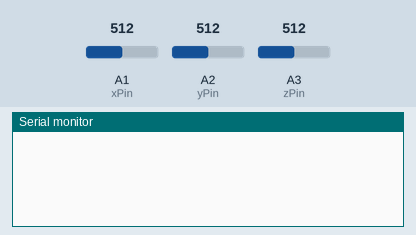
A sketch run on a simulated Arduino Uno, built with avr-gcc and run on an emulated ATmega328P. Parts: the last lines printed to the serial monitor. The inputs (shaded band) are chosen by the test bench; at power-on: A1 (xPin) = 512, A2 (yPin) = 512, A3 (zPin) = 512.

Above: at 1.2 s.
1.3 s: A1 (xPin) set to 900
At 2.5 s:
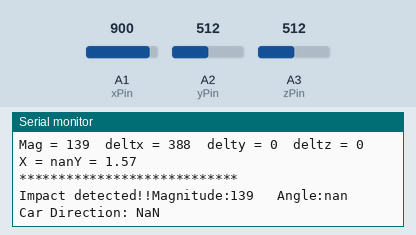
2.8 s: A2 (yPin) set to 900
At 2.87 s:
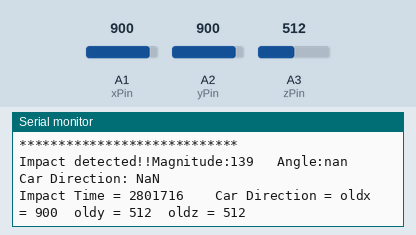
4.4 s: A3 (zPin) set to 900
At 5.2 s:
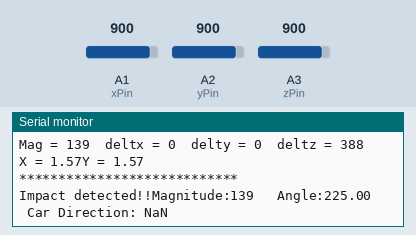
6.1 s: A1 (xPin) set to 1023
At 6.28 s:
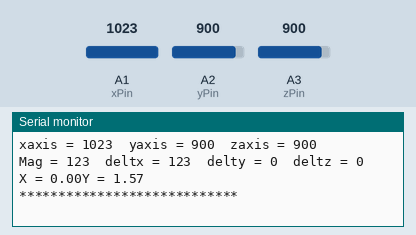
7.6 s: A2 (yPin) set to 1023
At 7.78 s:
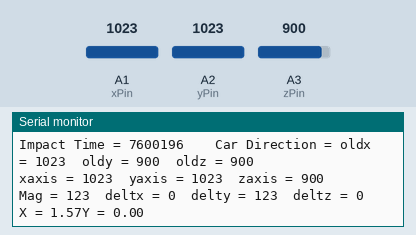
9.1 s: A3 (zPin) set to 1023
At 9.24 s:
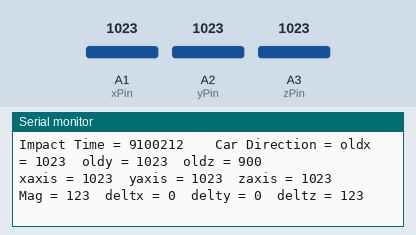
Timing chart, 0 to 11.6 s (numbered marks = the images above; inputs shaded):
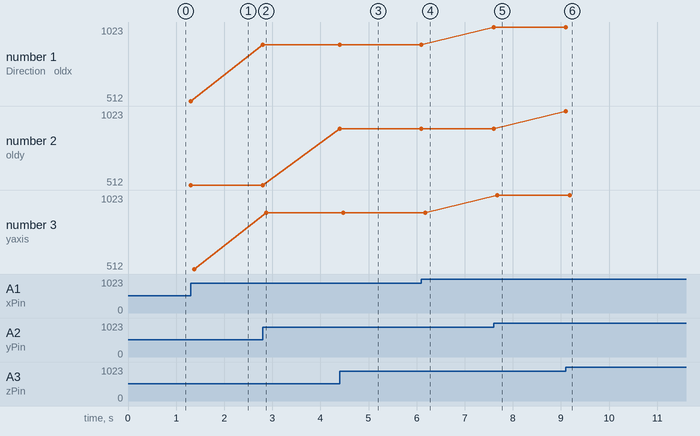

Measured:
- after the input at 1.3 s, the serial monitor: prints a new line at once (image 1)
- after the input at 2.8 s, the serial monitor: prints a new line at once (image 2)
- after the input at 4.4 s, the serial monitor: prints a new line at once (image 3)
- after the input at 6.1 s, the serial monitor: prints a new line at once (image 4)
- after the input at 7.6 s, the serial monitor: prints a new line at once (image 5)
- after the input at 9.1 s, the serial monitor: prints a new line at once (image 6)

The sketch:

algorithm-test.ino
```cpp
#include <math.h>
//--------------------------------------------------------------
#define xPin A1
#define yPin A2
#define zPin A3
//--------------------------------------------------------------

byte updateflag;

int xaxis = 0, yaxis = 0, zaxis = 0;
int deltx = 0, delty = 0, deltz = 0;
int vibration = 0, magnitude = 0, sensitivity = 45, devibrate = 75;
double angle;
//Used to run impact routine every 2mS.
unsigned long time1;
//--------------------------------------------------------------


void setup()
{
  //--------------------------------------------------------------
  Serial.begin(9600);
  //--------------------------------------------------------------
  time1 = micros();
  //Serial.print("time1 = "); Serial.println(time1);
  //--------------------------------------------------------------
}

void loop()
{
  //--------------------------------------------------------------
  //call impact routine every 2mS
  if (micros() - time1 > 1999) Impact();
  //--------------------------------------------------------------
  if(updateflag > 0)
  {
    updateflag=0;
    Serial.print("Impact detected!!");
    Serial.print("Magnitude:"); Serial.print(magnitude);
    Serial.print("\t Angle:"); Serial.print(angle, 2);
    Serial.print("\t Car Direction: NaN");
    Serial.println();
  }
  //--------------------------------------------------------------

}


void Impact()
{
  //--------------------------------------------------------------
  /*
  //Calibration testing. Accelerometer is calibrated correctly x ~0 y ~0 z ~9.8
  Serial.print("X: "); Serial.print(event.acceleration.x); Serial.print(" ");
  Serial.print("Y: "); Serial.print(event.acceleration.y); Serial.print(" ");
  Serial.print("Z: "); Serial.print(event.acceleration.z); Serial.print(" ");Serial.println("m/s^2 ");
  */
  //--------------------------------------------------------------
  time1 = micros(); // resets time value
  //--------------------------------------------------------------
  int oldx = xaxis; //store previous axis readings for comparison
  int oldy = yaxis;
  int oldz = zaxis;

  //Serial.print("current time = "); Serial.print(micros()); Serial.print("\toldx = "); Serial.print(oldx); Serial.print("\toldy = "); Serial.print(oldy); Serial.print("\toldz = "); Serial.println(oldz);
  //--------------------------------------------------------------
  vibration--; // loop counter prevents false triggering. Vibration resets if there is an impact. Don't detect new changes until that "time" has passed.
  //Serial.print("Vibration = "); Serial.println(vibration);
  if(vibration < 0) vibration = 0;
  //Serial.println("Vibration Reset!");
  //Serial.println("****************************");
  //--------------------------------------------------------------
  xaxis = analogRead(xPin);
  yaxis = analogRead(yPin);
  zaxis = analogRead(zPin);

  //Serial.print("current time = "); Serial.print(micros()); Serial.print("\txaxis = "); Serial.print(xaxis); Serial.print("\tyaxis = "); Serial.print(yaxis); Serial.print("\tzaxis = "); Serial.println(zaxis);
  //Serial.println("****************************");
  //--------------------------------------------------------------
  if(vibration > 0) return;
  //--------------------------------------------------------------
  deltx = xaxis - oldx;
  delty = yaxis - oldy;
  deltz = zaxis - oldz;

  //Magnitude to calculate force of impact.
  magnitude = sqrt(sq(deltx) + sq(delty) + sq(deltz));
  //NNNNNNNNNNNNNNNNNNNNNNNNNNNNNNNNNNNNNNNNNNNNNNNNNNNNNNNNNNNNNNNNNNNNNNNNNNNNNNN
  if (magnitude >= sensitivity) //impact detected
  {
    //Values that caused the impact
    Serial.print("Impact Time = "); Serial.print(micros()); Serial.print("\t\tCar Direction = ");
    Serial.print("oldx = "); Serial.print(oldx); Serial.print("\toldy = "); Serial.print(oldy); Serial.print("\toldz = "); Serial.println(oldz);
    Serial.print("xaxis = "); Serial.print(xaxis); Serial.print("\tyaxis = "); Serial.print(yaxis); Serial.print("\tzaxis = "); Serial.println(zaxis);
    Serial.print("Mag = "); Serial.print(magnitude);
    Serial.print("\tdeltx = "); Serial.print(deltx);
    Serial.print("\tdelty = "); Serial.print(delty);
    Serial.print("\tdeltz = "); Serial.println(deltz);
    //--------------------------------------------------------------
    updateflag=1;
    //////impactDirection = getHeading(magEvent);

    //double X = xaxis - 512; // adjust xaxis reading to +/- 512
    //double Y = yaxis - 512; // adjust yaxis reading to +/- 512

    double X = acos((double) deltx / magnitude);
    double Y = acos((double) delty / magnitude);
    //--------------------------------------------------------------
    Serial.print("X = "); Serial.print(X); Serial.print("Y = "); Serial.println(Y);

    Serial.println("****************************");

    angle = (atan2(Y,X) * 180)/PI; // use atan2 to calculate angle and convert radians to degrees
    angle += 180;
    //--------------------------------------------------------------
    // reset anti-vibration counter
    vibration = devibrate;
    //--------------------------------------------------------------
  }
  else
  {
    //if (magnitude > 15)
      //Serial.println(magnitude);
    //reset magnitude of impact to 0
    magnitude=0;
  }
  //NNNNNNNNNNNNNNNNNNNNNNNNNNNNNNNNNNNNNNNNNNNNNNNNNNNNNNNNNNNNNNNNNNNNNNNNNNNNNNN
}
```
